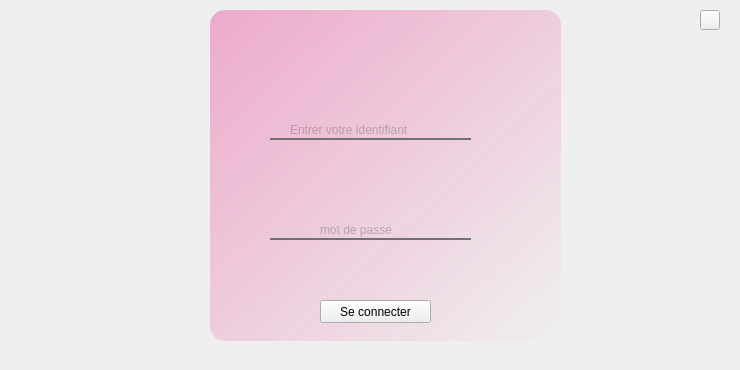
    <widget class="QWidget" name="login_page_org">
     <widget class="QFrame" name="loginframe">
      <property name="geometry">
       <rect>
        <x>210</x>
        <y>10</y>
        <width>351</width>
        <height>331</height>
       </rect>
      </property>
      <property name="styleSheet">
       <string notr="true">QFrame
{
border-radius: 15px;
	background-color: qlineargradient(spread:reflect, x1:0, y1:0, x2:1, y2:1, stop:0 rgba(233, 63, 147, 100), stop:1 rgba(0, 0, 0, 0));

}</string>
      </property>
      <property name="frameShape">
       <enum>QFrame::StyledPanel</enum>
      </property>
      <property name="frameShadow">
       <enum>QFrame::Raised</enum>
      </property>
      <widget class="QLabel" name="login_icon_org">
       <property name="geometry">
        <rect>
         <x>140</x>
         <y>0</y>
         <width>91</width>
         <height>71</height>
        </rect>
       </property>
       <property name="styleSheet">
        <string notr="true">image: url(:/img/126205197_181879636821640_5647087082797402769_n.png);
background-color: rgba(255,255,255,0);
background-color: rgba(234, 114, 255, 0);
</string>
       </property>
       <property name="text">
        <string/>
       </property>
      </widget>
      <widget class="QPushButton" name="login_button_org">
       <property name="geometry">
        <rect>
         <x>110</x>
         <y>290</y>
         <width>111</width>
         <height>23</height>
        </rect>
       </property>
       <property name="styleSheet">
        <string notr="true">font: italic 12pt &quot;Century Gothic&quot;;
color: qconicalgradient(cx:0.5, cy:0.5, angle:0, stop:0 rgba(35, 40, 3, 255), stop:0.16 rgba(136, 106, 22, 255), stop:0.225 rgba(166, 140, 41, 255), stop:0.285 rgba(204, 181, 74, 255), stop:0.345 rgba(235, 219, 102, 255), stop:0.415 rgba(245, 236, 112, 255), stop:0.52 rgba(209, 190, 76, 255), stop:0.57 rgba(187, 156, 51, 255), stop:0.635 rgba(168, 142, 42, 255), stop:0.695 rgba(202, 174, 68, 255), stop:0.75 rgba(218, 202, 86, 255), stop:0.815 rgba(208, 187, 73, 255), stop:0.88 rgba(187, 156, 51, 255), stop:0.935 rgba(137, 108, 26, 255), stop:1 rgba(35, 40, 3, 255));
border-bottom:2px solid#717072;
border-color: qconicalgradient(cx:0.5, cy:0.5, angle:0, stop:0 rgba(35, 40, 3, 255), stop:0.16 rgba(136, 106, 22, 255), stop:0.225 rgba(166, 140, 41, 255), stop:0.285 rgba(204, 181, 74, 255), stop:0.345 rgba(235, 219, 102, 255), stop:0.415 rgba(245, 236, 112, 255), stop:0.52 rgba(209, 190, 76, 255), stop:0.57 rgba(187, 156, 51, 255), stop:0.635 rgba(168, 142, 42, 255), stop:0.695 rgba(202, 174, 68, 255), stop:0.75 rgba(218, 202, 86, 255), stop:0.815 rgba(208, 187, 73, 255), stop:0.88 rgba(187, 156, 51, 255), stop:0.935 rgba(137, 108, 26, 255), stop:1 rgba(35, 40, 3, 255));
background-color: rgb(255, 212, 250);

border-radius:15px;}
QPushButton:hover{
	
	background-color: rgb(234, 78, 117);
</string>
       </property>
       <property name="text">
        <string>Se connecter</string>
       </property>
      </widget>
      <widget class="QLineEdit" name="edit_pw_org">
       <property name="geometry">
        <rect>
         <x>60</x>
         <y>210</y>
         <width>201</width>
         <height>20</height>
        </rect>
       </property>
       <property name="styleSheet">
        <string notr="true">color: rgb(0, 0, 0);
font: 75 10pt &quot;Century Gothic&quot;;
background:transparent;
border:none;

border-bottom:2px solid#717072;
</string>
       </property>
      </widget>
      <widget class="QLineEdit" name="edit_id_org">
       <property name="geometry">
        <rect>
         <x>60</x>
         <y>110</y>
         <width>201</width>
         <height>20</height>
        </rect>
       </property>
       <property name="styleSheet">
        <string notr="true">color: rgb(0, 0, 0);
font: 75 10pt &quot;Century Gothic&quot;;
background:transparent;
border:none;

border-bottom:2px solid#717072;
</string>
       </property>
      </widget>
      <widget class="QLabel" name="label_id_org">
       <property name="geometry">
        <rect>
         <x>80</x>
         <y>110</y>
         <width>161</width>
         <height>20</height>
        </rect>
       </property>
       <property name="styleSheet">
        <string notr="true">background-color: rgba(255, 255, 255, 0);
color: rgba(97, 97, 97, 100);
font: italic 11pt &quot;Century Gothic&quot;;</string>
       </property>
       <property name="text">
        <string>Entrer votre identifiant</string>
       </property>
      </widget>
      <widget class="QLabel" name="label_pw_org">
       <property name="geometry">
        <rect>
         <x>110</x>
         <y>210</y>
         <width>101</width>
         <height>20</height>
        </rect>
       </property>
       <property name="styleSheet">
        <string notr="true">background-color: rgba(255, 255, 255, 0);
color: rgba(97, 97, 97, 100);
font: italic 11pt &quot;Century Gothic&quot;;</string>
       </property>
       <property name="text">
        <string>mot de passe</string>
       </property>
      </widget>
      <zorder>login_icon_org</zorder>
      <zorder>login_button_org</zorder>
      <zorder>label_id_org</zorder>
      <zorder>label_pw_org</zorder>
      <zorder>edit_pw_org</zorder>
      <zorder>edit_id_org</zorder>
     </widget>
     <widget class="QLabel" name="thebigdayim_org">
      <property name="geometry">
       <rect>
        <x>20</x>
        <y>0</y>
        <width>91</width>
        <height>101</height>
       </rect>
      </property>
      <property name="styleSheet">
       <string notr="true">image: url(:/img/thebigdaylogo.png);</string>
      </property>
      <property name="text">
       <string/>
      </property>
     </widget>
     <widget class="QLabel" name="vanguardslogo_org">
      <property name="geometry">
       <rect>
        <x>670</x>
        <y>310</y>
        <width>61</width>
        <height>51</height>
       </rect>
      </property>
      <property name="styleSheet">
       <string notr="true">image: url(:/img/vanguardslogo.png);</string>
      </property>
      <property name="text">
       <string/>
      </property>
     </widget>
     <widget class="QPushButton" name="buttonquitter_6_org">
      <property name="geometry">
       <rect>
        <x>700</x>
        <y>10</y>
        <width>20</width>
        <height>20</height>
       </rect>
      </property>
      <property name="toolTip">
       <string>Quitter</string>
      </property>
      <property name="styleSheet">
       <string notr="true">image: url(:/img/bfa_power-off_flat-circle-white-on-ios-pink-gradient_512x512.png);</string>
      </property>
      <property name="text">
       <string/>
      </property>
     </widget>
    </widget>
